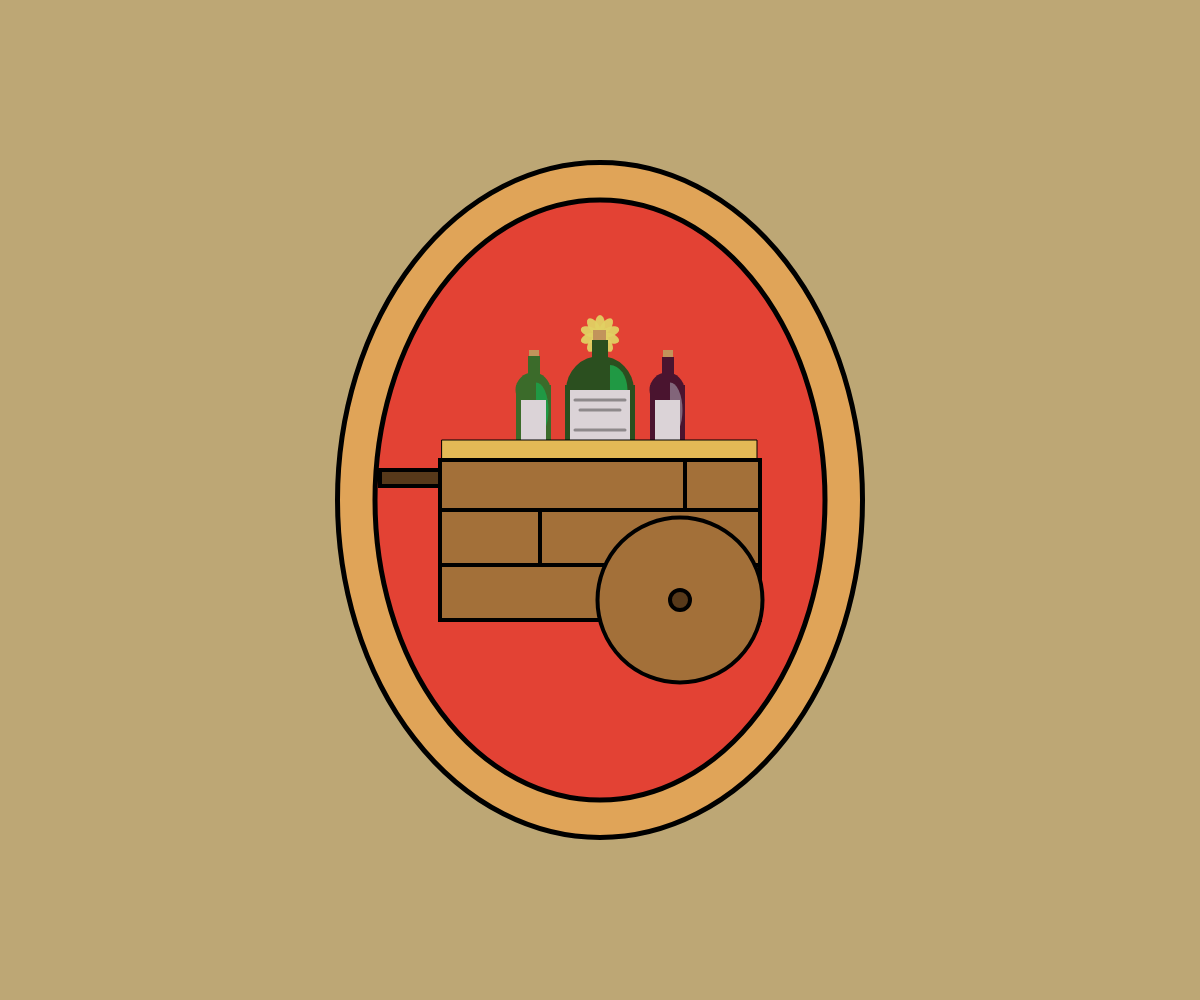
Frame 1 (no input)
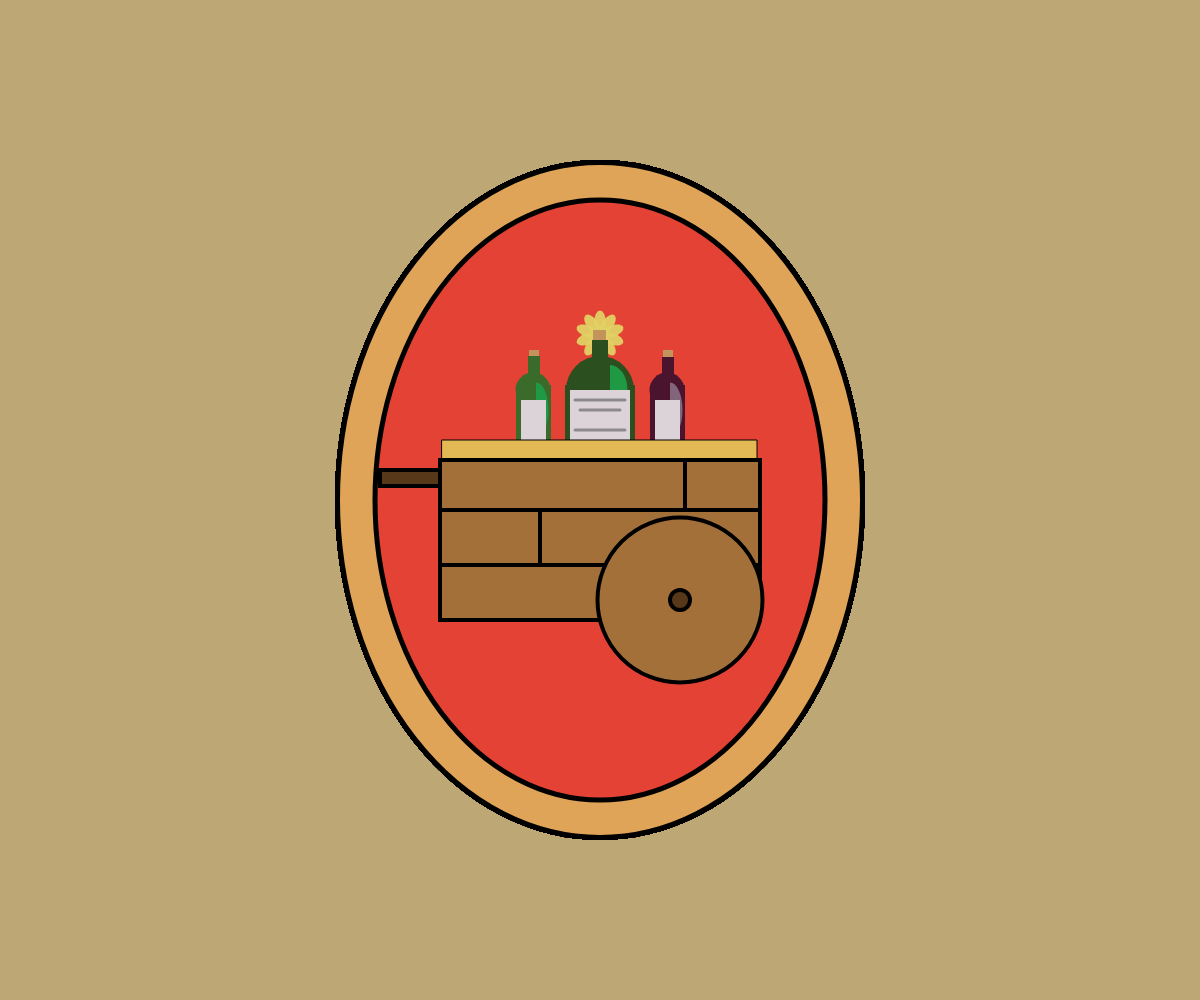
Frame 60 (no input)
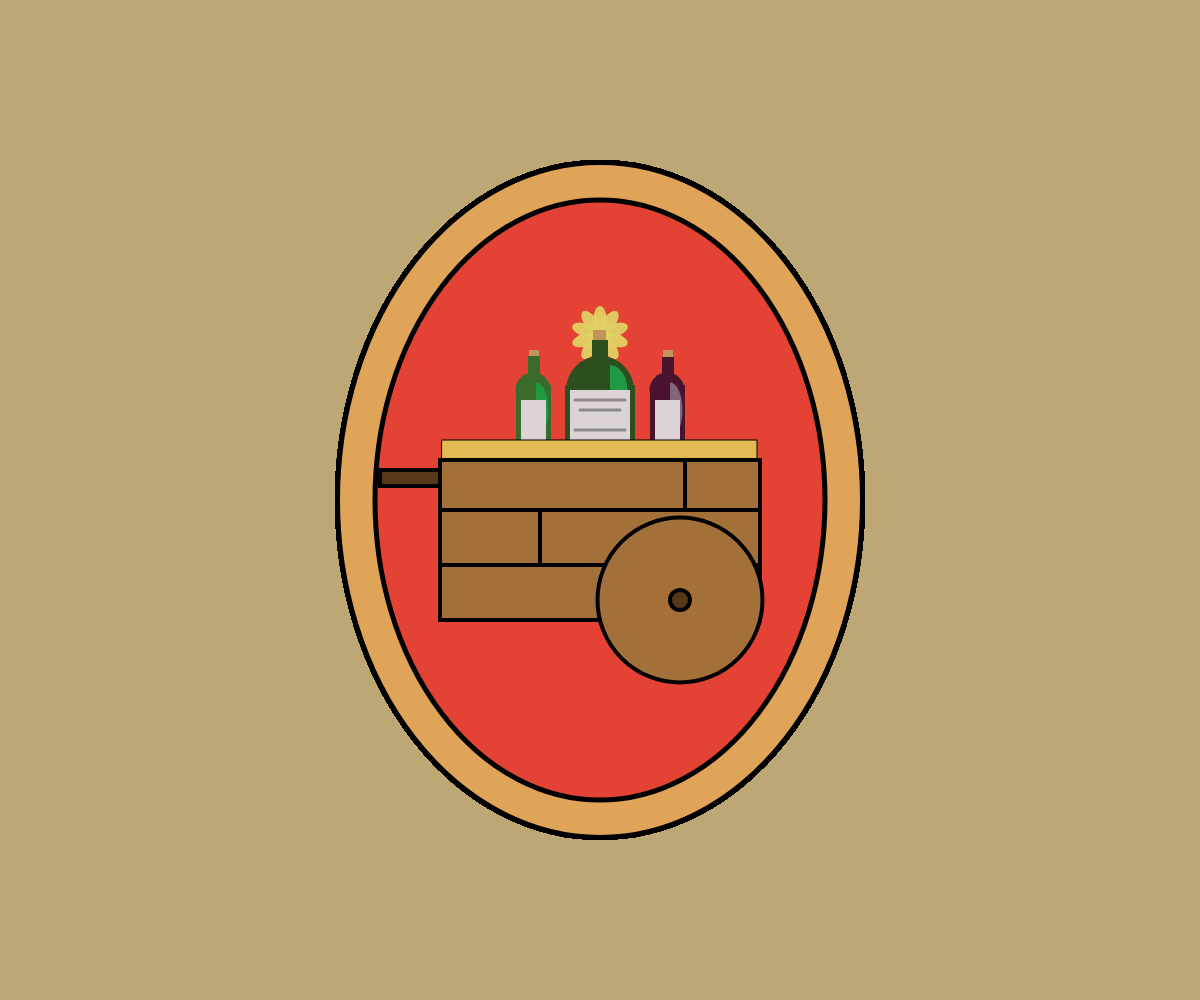
Frame 120 (the mouse pressed at the canvas centre since frame 60)

The p5.js sketch that drew these frames (run headless with seeded random() and noise() and a simulated clock; from frame 60 on, the mouse is pressed at the canvas centre):

// p5.js sketch
// ── sketch.js
////////////////////////////////////////////////////////////////////////////////
// Main File: sketch.js
// Semester: Spring 2020
// Santa Reparata International School of Art Interactive Media Design
//
// Authors: Austin Torres
//
/////////////////////////// OTHER SOURCES OF HELP //////////////////////////////
//
// Persons: N/A
//
// Online sources:
//  Information about drawing arcs
//  https://www.geeksforgeeks.org/p5-js-arc-function
//
//
//////////////////////////// 80 columns wide ///////////////////////////////////

function preload(){
  // put preload code here
}

function setup() {
  createCanvas(windowWidth,windowHeight)
  background(189, 167, 117);
}

function draw() {
  // Gold leaf frame
  frame();

  // Vermillion interior canvas
  canvasInterior();

  // Animated flower
  flower();

  // Right wine bottle
  rightBottle();

  // Left wine bottle
  leftBottle();

  // Large wine jug
  midJug();

 // hay pile below wine
 hay();

 // Wagon carrying wine
 wagon();
  // /*
  //  * Adapted from https://www.geeksforgeeks.org/p5-js-arc-function
  //  *
  //  * This is the drawing of the bridge
  //  */
  // arc(width/2, height/2, 200, 250, PI, 0, OPEN);
  // arc(width/2-250, height/2, 200, 250, 2*PI/1.24, 0, OPEN);
  // arc(width/2+250, height/2, 200, 250, PI, PI/0.72, OPEN);
  // line(width/2-165,height/2-200, width/2+165, height/2-200);

  // let color1 = color(227, 185, 86);
  // let color2 = color(222, 169, 44);
  // /*
  //  * Hay pile inside of Wagon
  //  */
  //  for (let i = 0; i < 45; i++) {
  //
  //    //rotate(random(PI/2,PI));
  //    fill(color(222+random(-10,5),169+random(-10,16),44+random(-10,42)));
  //    rect(random(width/2-160, width/2+150), random(height/2-45, height/2-60), random(5,10), random(15,30));
  // }
}


 /*
  * Animated flower growing in background
  * Adapted from https://editor.p5js.org/son/sketches/SkJJxG2Cm
  *
  */
function flower(){

  for (var r21 = 0; r21 < 10; r21++) {
    stroke(85,107,47,20);
    strokeWeight(0);
  }

  push();
  fill(224, 208, 99, 240);
  translate(width/2, height/2-165);
  strokeWeight(0);

  for (var r2 = 0; r2 < 10; r2++) {
    if (frameCount <= 600) {
      ellipse(0, 10 + frameCount / 20, 10 + frameCount / 40, 20 + frameCount / 20);
    }
    if (frameCount > 600) {
      ellipse(0, 40, 25, 50)
    }
    rotate(PI / 5);
  }
  pop();
}

 /*
  * Gold leaf frame
  */
  function frame(){
    strokeWeight(5);
    fill(224, 164, 88);
    ellipse(width/2, height/2, 525, 675);
  }

  /*
   * Vermillion paint canvas
   */
   function canvasInterior(){
     strokeWeight(5);
     fill(227, 66, 52);
     ellipse(width/2, height/2, 450, 600);
   }

   /*
    * Right wine bottle
    */
function rightBottle(){
   strokeWeight(0);

   // Round top
   fill(74, 20, 47);
   circle(width/2+67, height/2-110,35);

   // Body
   fill(74, 20, 47);
   rect(width/2+50, height/2-115, 35,100);

   // Cork
   fill(194, 148, 91);
   rect(width/2+63,height/2-150, 10,10);

   // Neck
   fill(74, 20, 47);
   rect(width/2+62, height/2-143, 12,18);

   // Bottle glare
   fill(130, 101, 122);
   arc(width/2+70, height/2-90, 25, 55, 3/2*PI, PI/2);

   // Bottle label
   fill(219, 211, 215);
   rect(width/2+55, height/2-100, 25,40);
 }

 /*
  * left wine bottle
 */
 function leftBottle(){
strokeWeight(0);
fill(59, 107, 42);

// Round top
circle(width/2-67, height/2-110,35);

// Body
fill(59, 107, 42);
rect(width/2-84, height/2-115, 35,100);

// Cork
fill(194, 148, 91);
rect(width/2-71,height/2-150, 10,10);

// Neck
fill(59, 107, 42);
rect(width/2-72, height/2-144, 12,18);

// Bottle glare
fill(32, 153, 68);
arc(width/2-64, height/2-90, 25, 55, 3/2*PI, PI/2);

// Bottle label
fill(219, 211, 215);
rect(width/2-79, height/2-100, 25,40);
}

/*
 * Middle jug
 */
function midJug(){
 // Round top
fill(43, 79, 31);
circle(width/2-0, height/2-110,68);

// Body
fill(43, 79, 31);
rect(width/2-35, height/2-115, 70,100);

// Cork
fill(194, 148, 91);
rect(width/2-7,height/2-170, 13,10);

// Neck
fill(43, 79, 31);
rect(width/2-8, height/2-160, 16,22);

// Jug glare
fill(32, 153, 68);
arc(width/2+10, height/2-110, 35, 50, 3/2*PI, PI/2);

// Jug label
fill(219, 211, 215);
rect(width/2-30, height/2-110, 60,50);

// Jug text
stroke(0,0,0,90);
strokeWeight(3);
line(width/2-25, height/2-100, width/2+25, height/2-100);
line(width/2-20, height/2-90, width/2+20, height/2-90);
line(width/2-25, height/2-70, width/2+25, height/2-70);

}

 /*
  * Rectangle of Hay
  */
function hay(){
  stroke(0);
  strokeWeight(1);
  fill(227, 185, 86);
  rect(width/2-158, height/2-60, 315, 20);
}

/*
 * Wagon carrying bottles of wine
 */
function wagon(){
  strokeWeight(4);
  // Wagon body
  fill(163, 112, 57);
  rect(width/2-160, height/2-40, 320,160);

  // Horizontal Wagon lines
  line(width/2-160, height/2+10, width/2+160, height/2+10);
  line(width/2-160, height/2+65, width/2+160, height/2+65);

  // Vertical wagon lines
  line(width/2-60, height/2+65, width/2-60, height/2+10);
  line(width/2+85, height/2-40, width/2+85, height/2+10);

  // Wagon wheel
  ellipse(width/2+80, height/2+100, 165, 165);

  // Axle
  fill(87, 57, 26);
  ellipse(width/2+80, height/2+100, 20,20);

  // Wagon handles
  rect(width/2-220, height/2-30, 60,16);

}
